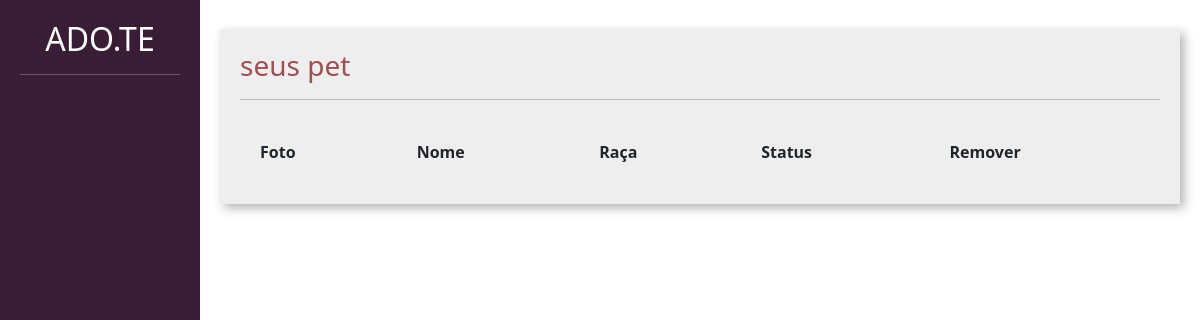
Before: /divulgar/seus_pets/ (signed in) with the older database file.
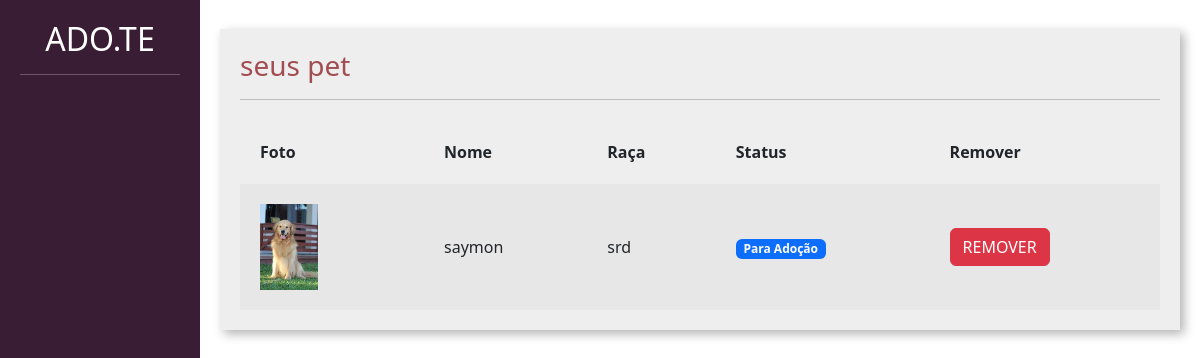
After: the same page with the newer database file.
### divulgar/models.py (models this page shows, shortened)
class Pet(models.Model):
    choices_status =(('P',"Para adoção"),
                     ('A','Adotado'))
    usuario = models.ForeignKey(User,on_delete=models.DO_NOTHING)
    foto = models.ImageField(upload_to='fotos_pets')
    nome = models.CharField(max_length=100)
    descricao = models.TextField()
    estado = models.CharField(max_length=50)
    cidade = models.CharField(max_length=50)
    telefone = models.CharField(max_length=15)
    tags = models.ManyToManyField(Tag)
    raca = models.ForeignKey(Raca,on_delete=models.DO_NOTHING)
    status = models.CharField( max_length=1, choices= choices_status,default='P')

class Raca(models.Model):
    raca = models.CharField(max_length=50)
    def __str__(self):
        return self.raca

### divulgar/views.py (the view)
# urls.py: path('seus_pets/', views.seus_pets, name="seus_pets"),
@login_required
def seus_pets(request):
    if request.method == "GET":
        pets = Pet.objects.filter(usuario=request.user)
        return render(request, 'seus_pets.html', {'pets': pets})

### divulgar/templates/seus_pets.html (shortened to what this page needs)
{% load static %}
<!doctype html>
<html lang="pt-BR">
    <head>
    <link href="https://cdn.jsdelivr.net/npm/bootstrap@5.3.0-alpha1/dist/css/bootstrap.min.css" rel="stylesheet">
    <link href="{% static 'usuarios/css/cadastro.css' %}" rel="stylesheet">
    <link href="{% static 'divulgar/css/novo_pet.css' %}" rel="stylesheet">
    <link href="{% static 'divulgar/css/seus_pet.css' %}" rel="stylesheet">
    </head>
    <body>
        <div class="container-fluid">
            <div class="row">
                <div class="col-md-2 bg-side sidebar">
                    <h2>ADO.TE</h2>
                    <hr>
                </div>
                <div class="col-md">
                    <div class="wrapper">
                        <div class="box width80">
                            <h3 class="font-vinho">seus pet</h3>
                            <hr>
                             <table class="tabela" cellpadding="20">
                                <tr>
                                    <th>Foto</th>
                                    <th>Nome</th>
                                    <th>Raça</th>
                                    <th>Status</th>
                                    <th>Remover</th>
                                </tr>
                                {% for pet in pets %}
                                    <tr class="tabela-linha">
                                        <td width="20%">
                                            <img width="40%" src="{{pet.foto.url}}">
                                        </td>
                                        <td>
                                            {{pet.nome}}
                                        </td>
                                        <td>
                                            {{pet.raca}}
                                        </td>
                                        <td>
                                           {%if pet.status == 'P'%}
                                              <span class='badge text-bg-primary'> Para Adoção</span>
                                             {% elif pet.status == 'A'%}
                                             <span class='badge text-bg-success'> Adotado</span>
                                             {%endif%}
                                        </td>
                                        <td>
                                            <a href="{% url 'remover_pet' pet.id %}" class="btn btn-danger">REMOVER</a>
                                        </td>
                                    </tr>
                                {% endfor%}
                            </table>
                        </div>
                    </div>
                </div>
            </div>
        </div>
    </body>
</html>

Changed rows visible on the page:
added Pet: foto (picture), nome "saymon", raca "srd", status "Para Adoção"
